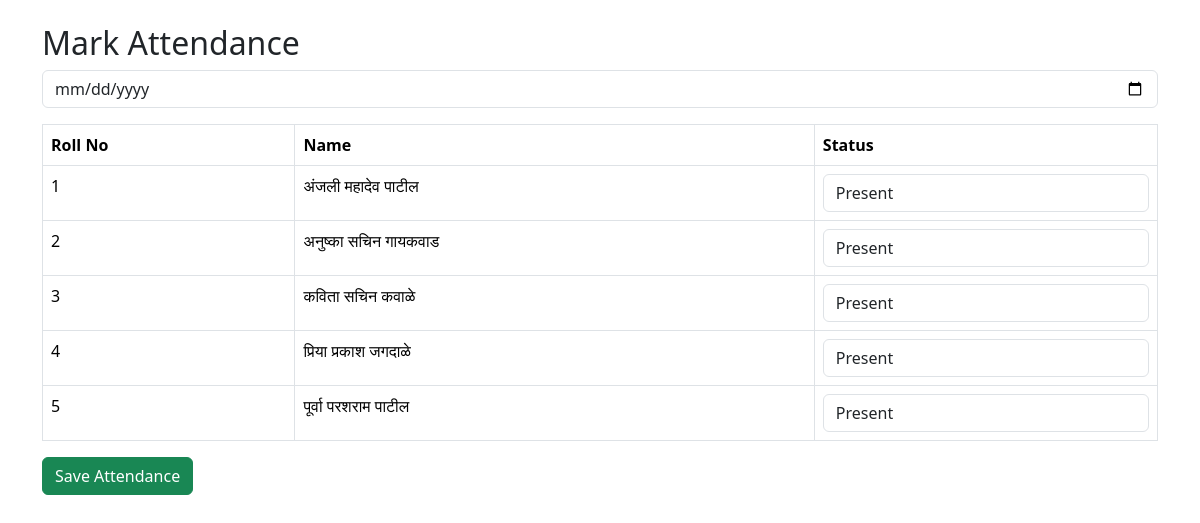
Page /teacher/attendance.php on the committed database.
### tables this page shows
CREATE TABLE `students` (
  `id` int(11) NOT NULL,
  `roll_no` varchar(20) DEFAULT NULL,
  `name` varchar(100) DEFAULT NULL,
  `class` varchar(20) DEFAULT NULL,
  `division` varchar(10) DEFAULT NULL,
  `phone` varchar(20) DEFAULT NULL,
  `email` varchar(100) DEFAULT NULL
);

### teacher/attendance.php (the view, shortened to what this page needs)
<?php
include("../config/db.php");
?>
<!DOCTYPE html>
<html>
<head>
<link href="https://cdn.jsdelivr.net/npm/bootstrap@5.3.3/dist/css/bootstrap.min.css" rel="stylesheet">
</head>
<body>
<div class="container mt-4">
<h2>Mark Attendance</h2>
<form method="POST">
<input type="date"
name="attendance_date"
class="form-control mb-3"
required>
<table class="table table-bordered">
<tr>
<th>Roll No</th>
<th>Name</th>
<th>Status</th>
</tr>
<?php
$result=mysqli_query($conn,
"SELECT * FROM students");
while($row=mysqli_fetch_assoc($result))
{
?>
<tr>
<td><?= $row['roll_no']; ?></td>
<td><?= $row['name']; ?></td>
<td>
<select
name="status[<?= $row['id']; ?>]"
class="form-control">
<option value="Present">
Present
</option>
</select>
</td>
</tr>
<?php } ?>
</table>
<button
class="btn btn-success"
name="save">
Save Attendance
</button>
</form>
</div>
</body>
</html>

### rows in the picture
students: roll_no "1", name "अंजली महादेव पाटील", id "Present"
students: roll_no "2", name "अनुष्का सचिन गायकवाड", id "Present"
students: roll_no "3", name "कविता सचिन कवाळे", id "Present"
students: roll_no "4", name "प्रिया प्रकाश जगदाळे", id "Present"
students: roll_no "5", name "पूर्वा परशराम पाटील", id "Present"
